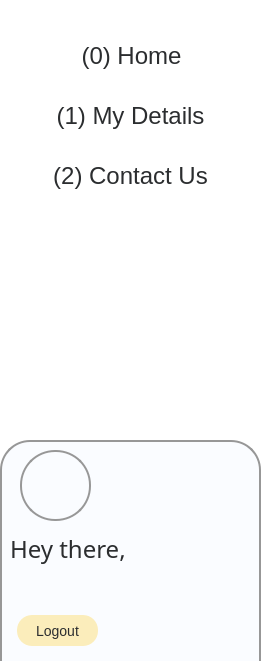
     <widget class="QFrame" name="aSideNav">
      <property name="geometry">
       <rect>
        <x>0</x>
        <y>0</y>
        <width>271</width>
        <height>661</height>
       </rect>
      </property>
      <property name="autoFillBackground">
       <bool>false</bool>
      </property>
      <property name="styleSheet">
       <string notr="true">backgorund-color:#fffffff;
</string>
      </property>
      <property name="frameShape">
       <enum>QFrame::Box</enum>
      </property>
      <property name="frameShadow">
       <enum>QFrame::Raised</enum>
      </property>
      <widget class="QFrame" name="UserGreeting">
       <property name="geometry">
        <rect>
         <x>0</x>
         <y>440</y>
         <width>261</width>
         <height>261</height>
        </rect>
       </property>
       <property name="autoFillBackground">
        <bool>false</bool>
       </property>
       <property name="styleSheet">
        <string notr="true">background:#FAFCFF;
border: 2.3px solid #979797;
border-radius: 30px;
font-size: 18px;
line-height: 33px;
</string>
       </property>
       <property name="frameShape">
        <enum>QFrame::Box</enum>
       </property>
       <property name="frameShadow">
        <enum>QFrame::Raised</enum>
       </property>
       <widget class="QLabel" name="labelUserName">
        <property name="geometry">
         <rect>
          <x>10</x>
          <y>120</y>
          <width>231</width>
          <height>51</height>
         </rect>
        </property>
        <property name="styleSheet">
         <string notr="true">font-family: Quicksand;
font-style: thin;
font-weight: 200;
font-size: 23pt;
line-height: 23px;
color: #2B2D2F;
border-color: white;
border: 0px;</string>
        </property>
        <property name="text">
         <string/>
        </property>
        <property name="scaledContents">
         <bool>false</bool>
        </property>
        <property name="alignment">
         <set>Qt::AlignLeading|Qt::AlignLeft|Qt::AlignVCenter</set>
        </property>
        <property name="margin">
         <number>13</number>
        </property>
       </widget>
       <widget class="QLabel" name="labelGreeting">
        <property name="geometry">
         <rect>
          <x>10</x>
          <y>83</y>
          <width>141</width>
          <height>51</height>
         </rect>
        </property>
        <property name="styleSheet">
         <string notr="true">font-family: Quicksand;
font-style: thin;
font-weight: 200;
font-size: 18pt;
line-height: 23px;
color: #2B2D2F;
border-color: white;
border: 0px;</string>
        </property>
        <property name="text">
         <string>Hey there,</string>
        </property>
        <property name="scaledContents">
         <bool>false</bool>
        </property>
        <property name="alignment">
         <set>Qt::AlignLeading|Qt::AlignLeft|Qt::AlignVCenter</set>
        </property>
        <property name="margin">
         <number>13</number>
        </property>
       </widget>
       <widget class="QPushButton" name="pbLogout">
        <property name="geometry">
         <rect>
          <x>17</x>
          <y>175</y>
          <width>81</width>
          <height>31</height>
         </rect>
        </property>
        <property name="cursor">
         <cursorShape>PointingHandCursor</cursorShape>
        </property>
        <property name="styleSheet">
         <string notr="true">background: rgba(252, 219, 100, 0.44);
border: 2.3px rgba(252, 219, 100, 0.44);
border-radius: 15px;
font-size: 14px;
line-height: 23px;
color: #2B2D2F;</string>
        </property>
        <property name="text">
         <string>Logout</string>
        </property>
       </widget>
       <widget class="QLabel" name="showUserPicture">
        <property name="geometry">
         <rect>
          <x>20</x>
          <y>10</y>
          <width>71</width>
          <height>71</height>
         </rect>
        </property>
        <property name="styleSheet">
         <string notr="true">border-radius: 35px;
</string>
        </property>
        <property name="frameShadow">
         <enum>QFrame::Plain</enum>
        </property>
        <property name="lineWidth">
         <number>0</number>
        </property>
        <property name="text">
         <string/>
        </property>
        <property name="pixmap">
         <pixmap>:/res/MyCOVIDRecord_New/images/user.png</pixmap>
        </property>
        <property name="scaledContents">
         <bool>true</bool>
        </property>
       </widget>
      </widget>
      <widget class="QPushButton" name="pbHome">
       <property name="geometry">
        <rect>
         <x>11</x>
         <y>30</y>
         <width>241</width>
         <height>51</height>
        </rect>
       </property>
       <property name="cursor">
        <cursorShape>PointingHandCursor</cursorShape>
       </property>
       <property name="styleSheet">
        <string notr="true">font-size: 18pt;
line-height: 23px;
color: #2B2D2F;
border-radius: 23px;
border-color: black;</string>
       </property>
       <property name="text">
        <string>(0) Home</string>
       </property>
      </widget>
      <widget class="QPushButton" name="pbMyDetails">
       <property name="geometry">
        <rect>
         <x>10</x>
         <y>90</y>
         <width>241</width>
         <height>51</height>
        </rect>
       </property>
       <property name="cursor">
        <cursorShape>PointingHandCursor</cursorShape>
       </property>
       <property name="styleSheet">
        <string notr="true">font-size: 18pt;
line-height: 23px;
color: #2B2D2F;
border-radius: 23px;
border-color: black;</string>
       </property>
       <property name="text">
        <string>(1) My Details</string>
       </property>
      </widget>
      <widget class="QPushButton" name="pbContactUs">
       <property name="geometry">
        <rect>
         <x>10</x>
         <y>150</y>
         <width>241</width>
         <height>51</height>
        </rect>
       </property>
       <property name="cursor">
        <cursorShape>PointingHandCursor</cursorShape>
       </property>
       <property name="styleSheet">
        <string notr="true">font-size: 18pt;
line-height: 23px;
color: #2B2D2F;
border-radius: 23px;
border-color: black;</string>
       </property>
       <property name="text">
        <string>(2) Contact Us</string>
       </property>
      </widget>
      <widget class="QLabel" name="labelMenuBackground">
       <property name="geometry">
        <rect>
         <x>0</x>
         <y>0</y>
         <width>1071</width>
         <height>661</height>
        </rect>
       </property>
       <property name="styleSheet">
        <string notr="true">background: white;</string>
       </property>
       <property name="text">
        <string/>
       </property>
      </widget>
      <zorder>labelMenuBackground</zorder>
      <zorder>UserGreeting</zorder>
      <zorder>pbHome</zorder>
      <zorder>pbMyDetails</zorder>
      <zorder>pbContactUs</zorder>
     </widget>
